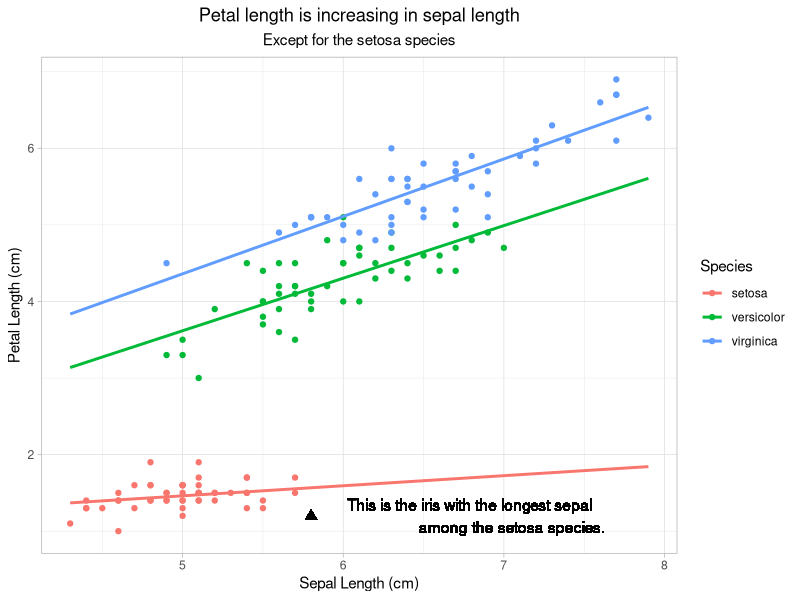

Source code (R):
# HW6: ggplot_iris
#'
# In this exercise, you have to recreate the figures found at
# the left of the instructions.
# We suggest functions you can use to create the plots, but
# you are free to use the method you are the most comfortable with.
# Make sure that the figures look exactly like the ones you are supposed to create.
#'
# The purpose of this task is to construct a complex plot using ggplot.
# Throughout the exercise:
#    - Use `theme_light()` for the plots.
#    - Do not print the plot.
# Let's consider `iris` dataset in the R base environment.
#'
# 1. Load the `ggplot2` package.
#    Plot Petal Length versus Sepal Length split by Species, i.e. different
#    colors representing different Species.
#    To do that, use:
#    - `ggplot()` to initialize a ggplot object. Set its argument `data`.
#    - `geom_point()` to generate the scatter plot. Set its arguments
#    `mapping` and 'color' to plot Petal Length versus Sepal Length split by Species.
#    - `labs()` to format the labels such that:
#      - `title = "Sepal length by petal length"`
#      - `x = "Sepal Length (cm)"`
#      - `y = "Petal Length (cm)"`
#    Store the plot into a variable `g1`.
## Do not modify this line!
head(iris)
library(ggplot2)
g1 = ggplot(iris) +
  geom_point(aes(x = Sepal.Length, y = Petal.Length, color = iris$Species)) +
  labs(title = "Sepal length by petal length",
       x = "Sepal Length (cm)",y = "Petal Length (cm)")+
  theme_light()


# 2. We can see that the instead of in the middle of the plot, the title is
#    on the left corner, and the title of the label is `iris$Species`
#    instead of `Sepecies`.
#    Change the title to the middle of the plot and change the title of the label.
#    To do that, use:
#    - `theme()` to change the title to the middle of the plot. Set its argument
#    `plot.title` using `element_text()`
#    - `scale_color_hue()` to change the title of the label.
#    All the changes are made to `g1`.
#    Store your new plot into a variable `g2`.
## Do not modify this line!
g2 = g1 + theme(plot.title = element_text(hjust = 0.5))+
  scale_color_hue(name = 'Species')


# 3. Now we want to see the linear relationship between Sepal length and
#    Petal length.
#    To do that, use:
#    - `geom_smooth()` to add to `g2` a linear regression
#    line between Petal length and Sepal length for different Sepecies, such that
#      - `method = "lm"`, to add a linear regression line
#      - `se = FALSE`, to not include the confidence interval for the regression line
#      - `fullrange = TRUE`, to lot the regression line on full range of x-axis.
#    - `labs()` to format the labels such that:
#      - `title = "Petal length is increasing in sepal length"`
#      - `subtitle="Except for the setosa species"`
#    - `theme()` to change the subtitle to the middle of the plot as well. Set its argument
#    `plot.subtitle` using `element_text()`
#    Store your new plot into a variable `g3`.
## Do not modify this line!
g3 = g2 + geom_smooth(aes(x = Sepal.Length, y = Petal.Length,color = Species)
                 ,method = "lm",se = FALSE, fullrange = TRUE)+
  labs(title = "Petal length is increasing in sepal length",
       subtitle="Except for the setosa species")+
  theme(plot.subtitle = element_text(hjust = 0.5))


# 4. Let's say we want to emphasize a point, say the 15th point in the iris
#    dataset.
#    To do that, use:
#    - `geom_point()` to add this point to your `g3`,
#      - `pch = 17` , to plot the points as a triangle
#      - `col = "black"`, to change the color into black
#      - `cex = 3`, to change the point size to 3
#    Store your new plot into a variable `g4`.
## Do not modify this line!
g4 = g3 + geom_point(aes(x = Sepal.Length[15], y = Petal.Length[15]),pch = 17,col = "black",cex = 3)


# 5. We want to add a text to annotate the previous point.
#    To do that, use:
#    - `geom_text()` to add the coordinates for the previouly drawn point
#    in question4 onto your `g4`, such that
#    - `label = "This is the iris with the longest sepal\n among the setosa species.")`, to change the output of the text
#    - `col = "black"`, to change the color into black
#    - `nudge_x = 1` to make the  x position is 1 greater than the original point
#    Store your new plot into a variable `g5`.
#'
## Do not modify this line!

g5 = g4 + geom_text(aes(x = Sepal.Length[15], y = Petal.Length[15]),label = "This is the iris with the longest sepal 
                    among the setosa species.",col = "black",nudge_x = 1)
g5

